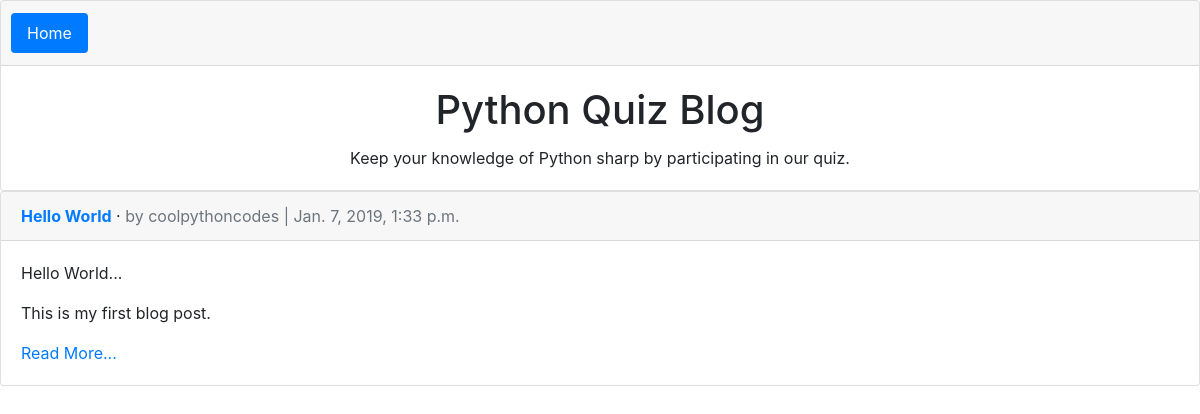
/, run on an earlier commit of the app's database.
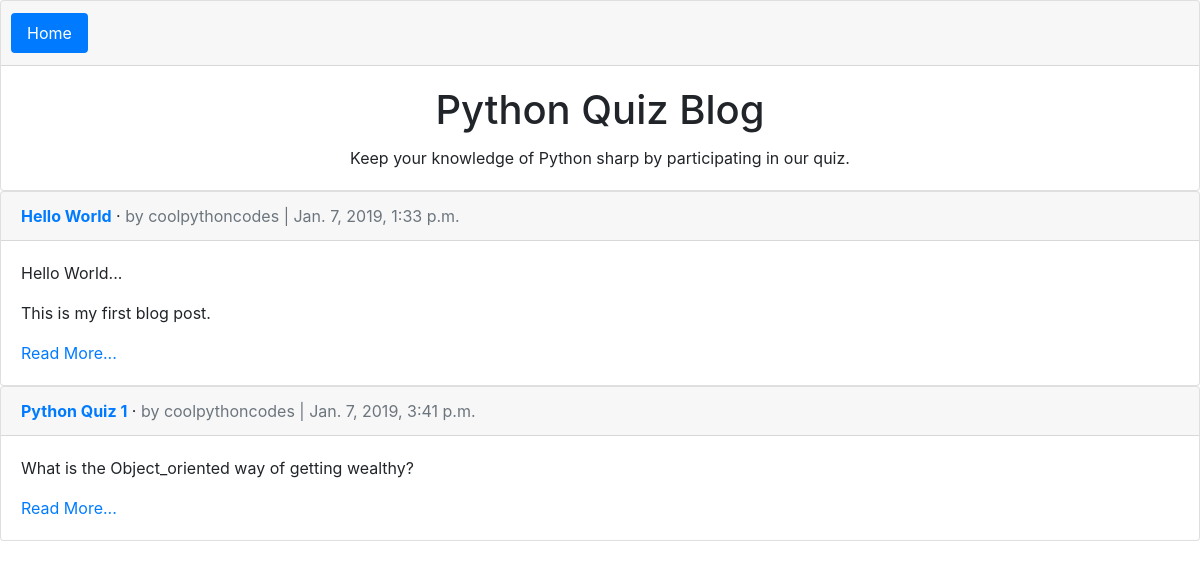
And on a later commit of the database.
### blog/models.py (models this page shows, shortened)
class BlogPost(models.Model):
    title = models.CharField(max_length=200)
    author = models.ForeignKey('auth.User',on_delete=models.CASCADE,)
    body = models.TextField()
    date = models.DateTimeField(auto_now_add=True)

### blog/views.py (the view)
# urls.py: path('', views.BlogListView.as_view(), name='home'),
class BlogListView(ListView):
    model = BlogPost
    template_name = "home.html"

### template/home.html (shortened to what this page needs)
{% extends "base.html" %}
{%block content%}
   {% for post in object_list %}
        <div class="card">
            <div class="card-header">
                <span class="font-weight-bold"><a href="{% url 'post_detail' post.pk %}">{{ post.title }}</a></span> &middot;
                <span class="text-muted">by {{post.author}} | {{post.date}}</span>
            </div>
            <div class="card-body">
                {{post.body|linebreaks}}
                <a href="{% url 'post_detail' post.pk %}">Read More...</a>
            </div>
        </div>
    {% endfor %}
{%endblock content%}

### template/base.html (shortened to what this page needs)
<!DOCTYPE html>
<html lang="en">
<head>
    <link rel="stylesheet" href="https://stackpath.bootstrapcdn.com/bootstrap/4.1.3/css/bootstrap.min.css">
</head>
<body>
        <div class="card text-center">
                <div class="card-header">
                  <ul class="nav nav-pills card-header-pills">
                    <li class="nav-item">
                        <a class="nav-link active" href="{% url 'home' %}">Home</a>
                    </li>
                  </ul>
                </div>
                <div class="card-body">
                  <h1 class="card-title">Python Quiz Blog</h1>
                  <p class="card-text">Keep your knowledge of Python sharp by participating in our quiz.</p>
                </div>
              </div>
   {%block content%}
   {%endblock content%}
</body>
</html>

What changed in the data, as far as the page shows it:
added BlogPost: title "Python Quiz 1", author "coolpythoncodes", date "Jan. 7, 2019, 3:41 p.m.", body "What is the Object_oriented way of getting wealthy?"
